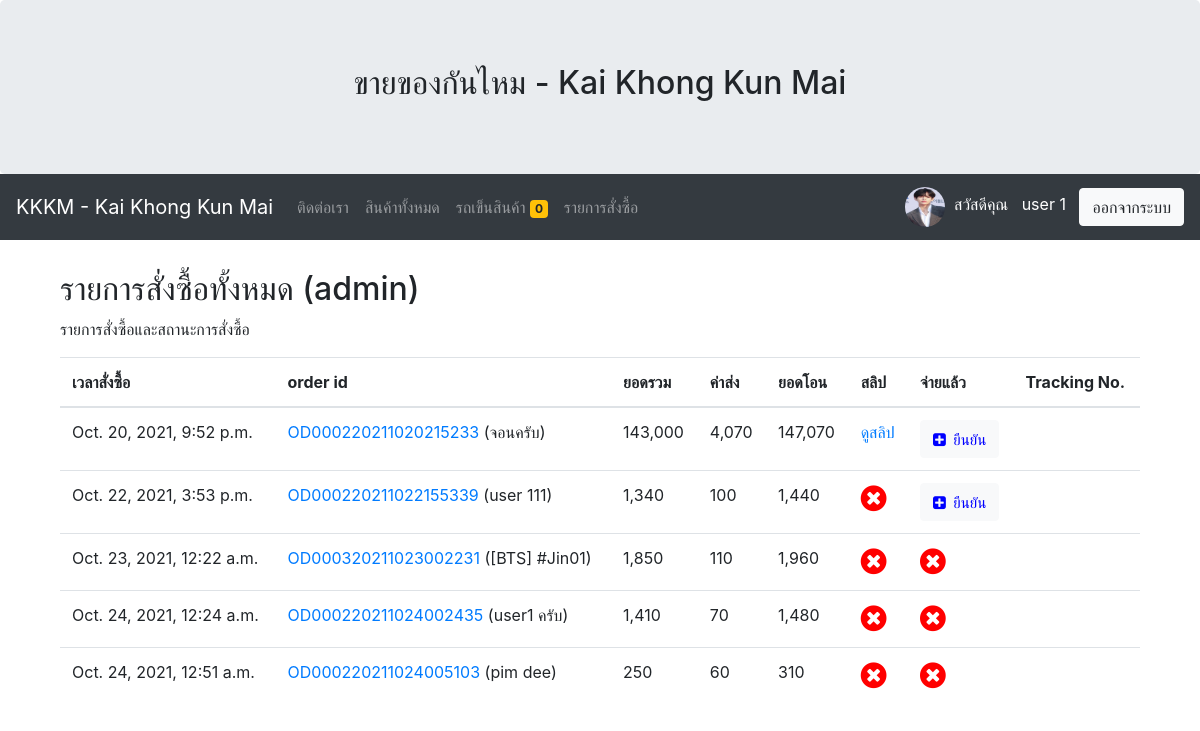
The page /allorderlist/ (signed in) on the database as committed earlier.
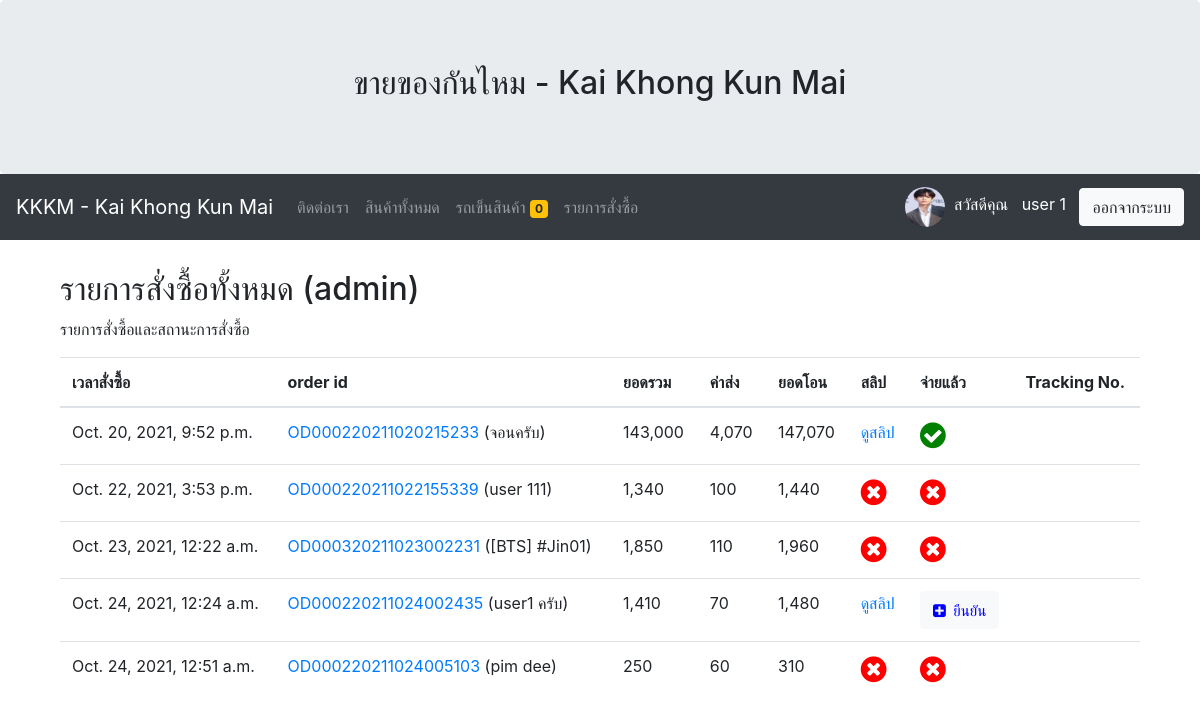
The same page on the database as committed later.
### myapp/models.py (models this page shows, shortened)
class OrderPending(models.Model):
	orderid = models.CharField(max_length=100)
	user = models.ForeignKey(User,on_delete=models.CASCADE) #บังคับให้ login
	address = models.TextField()
	shipping = models.CharField(max_length=100)
	name = models.CharField(max_length=100)
	tel = models.CharField(max_length=100)
	address = models.TextField()
	shipping = models.CharField(max_length=100)
	payment = models.CharField(max_length=100)
	other = models.TextField(max_length=200,null=True,blank=True) #ต้องเพิ่ม blank=True ด้วย
	stamp = models.DateTimeField(auto_now_add=True,blank=True,null=True)
	paid = models.BooleanField(default=False)
	slip = models.ImageField(upload_to="gallery_slip",null=True,blank=True)
	sliptime = models.CharField(max_length=200,null=True,blank=True)
	paymentid = models.CharField(max_length=200,null=True,blank=True)
	trackingnumber = models.CharField(max_length=200,null=True,blank=True)

### myapp/views.py (the view)
# urls.py: path('allorderlist/',AllOrderListPage,name='allorderlist-page'),
def AllOrderListPage(request):
	context = {}
	order = OrderPending.objects.all()
	for od in order:
		orderid = od.orderid
		odlist = OrderList.objects.filter(orderid=orderid)
		total = sum([ c.total for c in odlist])
		od.total = total
		count = sum([ c.quantity for c in odlist])
		if od.shipping == 'ems':
			shipcost = sum([50 if i == 0 else 10 for i in range(count)])
		else:
			shipcost = sum([30 if i == 0 else 10 for i in range(count)])
		if od.payment == 'cod':
			shipcost += 30
		od.shipcost = shipcost
	context['allorder'] = order
	return render(request, 'myapp/allorderlist.html',context)

### myapp/template/myapp/allorderlist.html (shortened to what this page needs)
{% extends 'myapp/base.html' %}
{% load humanize %}
{% block article %}
<div class="container">
	  <h2>รายการสั่งซื้อทั้งหมด (admin)</h2>
	  <p>รายการสั่งซื้อและสถานะการสั่งซื้อ</p>
	  <table class="table">
		<thead>
		<tr>
		  <th>เวลาสั่งซื้อ</th>
		  <th>order id</th>
		  <th>ยอดรวม</th>
		  <th>ค่าส่ง</th>
		  <th>ยอดโอน</th>
		  <th>สลิป</th>
		  <th>จ่ายแล้ว</th>
		  <th>Tracking No.</th>
		</tr>
		</thead>
		<tbody>
		{% for od in allorder %}
		<tr>
		  <td>{{od.stamp}}</td>
		  <td><a href="{% url 'updatetracking' od.orderid %}">{{od.orderid}}</a> ({{od.name}})</td>
		  <td>{{od.total|intcomma}}</td>
		  <td>{{od.shipcost|intcomma}}</td>
		  <td>{{od.total|add:od.shipcost|intcomma}}</td>
		  <td>
		  {% if od.slip %}
			<a href="{{od.slip.url}}">ดูสลิป </a>
		  {% else %}
			<i class="fa fa-times-circle" style="font-size: 30px ;color:red;"></i>
		  {% endif %}
		  </td>
		  <td>
		  	{% if od.paid and od.slip %}
		  		<a href="{% url 'updatestatus' od.orderid 'cancel' %}"><i class="	fa fa-check-circle" style="font-size: 30px ;color:green;"></i></a>
		  	{% elif od.paid == False and not od.slip %}
		  		<i class="fa fa-times-circle" style="font-size: 30px ;color:red;"></i>
		  	{% else %}
		  		<a class="btn btn-light" href="{% url 'updatestatus' od.orderid 'confirm' %}"><i class="fa fa-plus-square" style="font-size: 15px ;color:blue;">&nbsp&nbspยืนยัน</i></a>
		  	{% endif %}
		  </td>
		  <td>
		</td>
		</tr>
		{% endfor %}
		</tbody>
	  </table>
</div>
{% endblock article %}

Rows that differ between the two databases and show on the page:
changed OrderPending "Oct. 20, 2021, 9:52 p.m.": no longer shows "ยืนยัน"
changed OrderPending "Oct. 22, 2021, 3:53 p.m.": no longer shows "ยืนยัน"
changed OrderPending "Oct. 24, 2021, 12:24 a.m.": now shows "ดูสลิป ยืนยัน"
